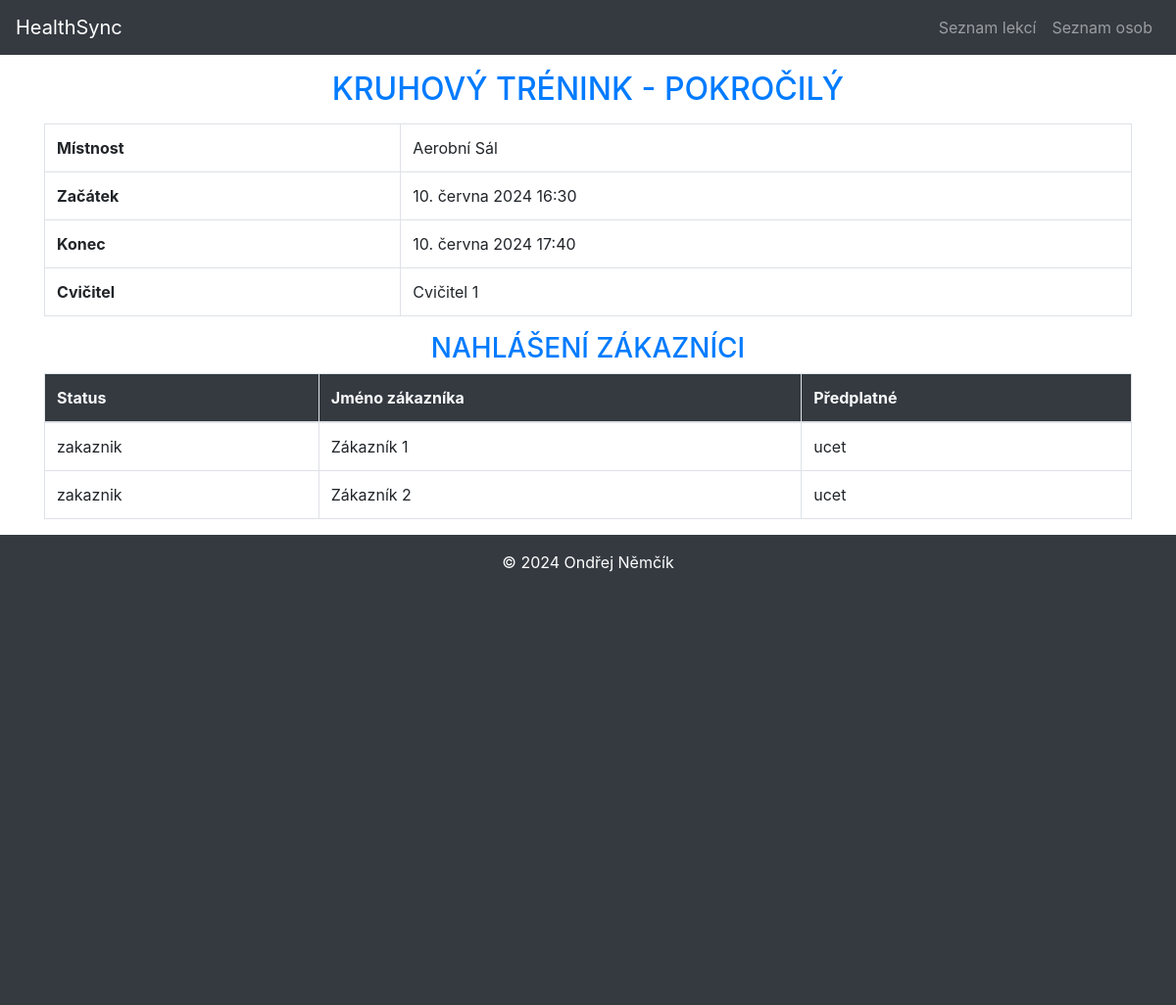
Before: /rezervace/lekce/9 with the older database file.
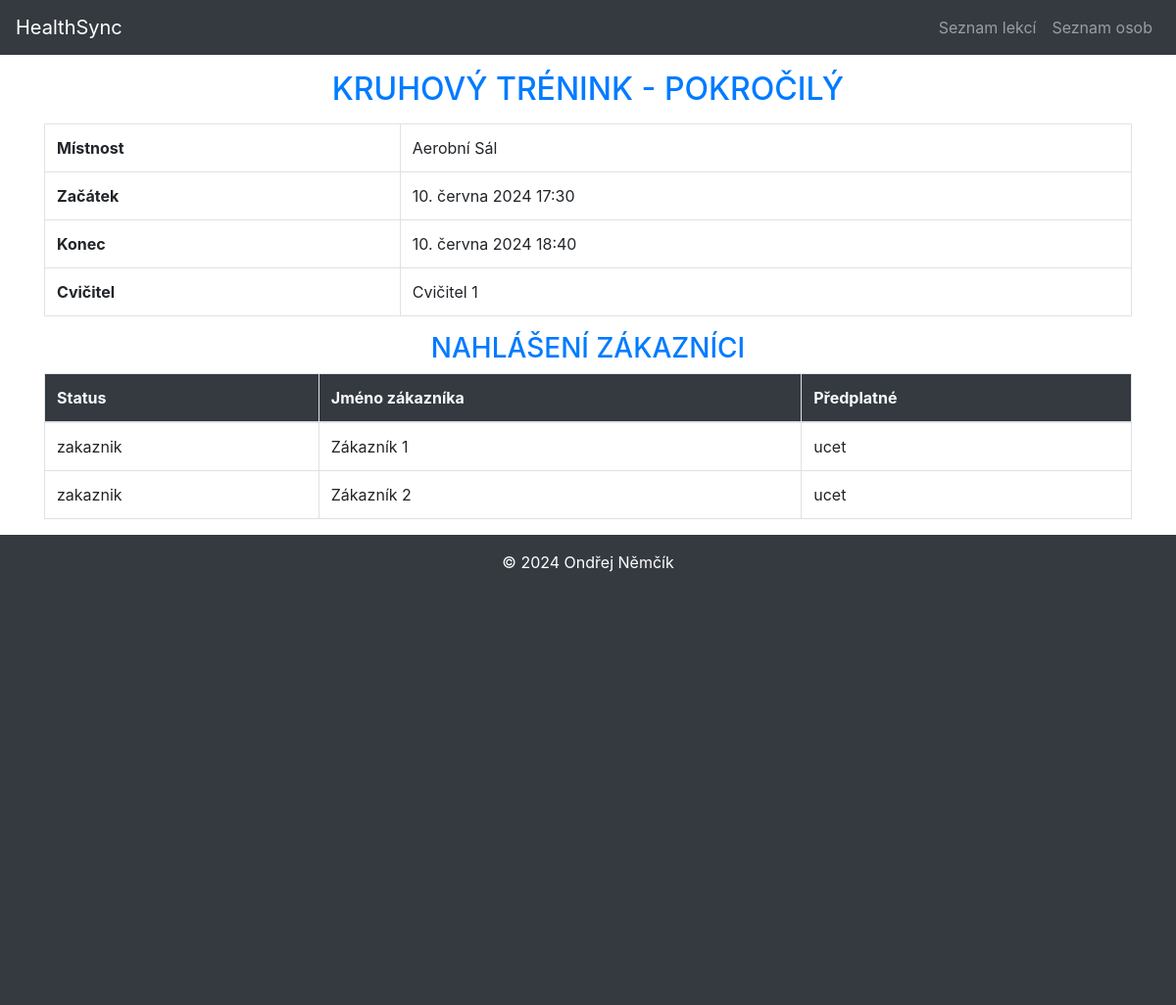
After: the same page with the newer database file.
### HealthSync/models.py (models this page shows, shortened)
class Lekce(models.Model):
    nazev = models.CharField(max_length=100, verbose_name='Název lekce', help_text='Zadejte název lekce')
    mistnost = models.ForeignKey(Mistnost, on_delete=models.CASCADE, verbose_name='Místnosti',
                                 error_messages={'blank': 'Místnost musí být zvolena'})
    cvicitel = models.ForeignKey(Osoba, on_delete=models.CASCADE, verbose_name='Cvičitel',
                                 error_messages={'blank': 'Cvičitel musí být zvolen'})
    start = models.DateTimeField()
    konec = models.DateTimeField()
    class Meta:
        ordering = ['nazev']
        verbose_name = 'Lekce'
        verbose_name_plural = 'Lekce'

class Mistnost(models.Model):
    jmeno = models.CharField(max_length=50, verbose_name='Název místnosti',
                             error_messages={'blank': 'Jméno místnosti musí být vyplněno'})
    kapacita = models.IntegerField(default=0, verbose_name='Kapacita', help_text='Kapacita musí být vyplněna')
    class Meta:
        ordering = ['jmeno']
        verbose_name = 'Místnost'
        verbose_name_plural = 'Místnosti'
    def __str__(self):
        return self.jmeno

class Osoba(models.Model):
    STATUS = [
        ('zakaznik', 'Zákazník'),
        ('zamestnanec', 'Zaměstnanec'),
        ('brigadnik', 'Brigádník'),
        ('cvicitel', 'Cvičitel'),
    ]
    PREDPLATNE = [
        ('ucet', 'Účet'),
        ('permanentka', 'Permanentka'),
        ('clen', 'Člen'),
    ]
    status = models.CharField(max_length=15, choices=STATUS, default='zakaznik', verbose_name='Typ účtu')
    predplatne = models.CharField(max_length=15, choices=PREDPLATNE, default='ucet', verbose_name='Typ předplatného')
    fotka = models.ImageField(upload_to=get_image_path, verbose_name='Fotografie',blank=True)
    jmeno = models.CharField(max_length=100, verbose_name='Jméno', help_text='')
    prijmeni = models.CharField(max_length=100, verbose_name='Přijmení', help_text='Zadejte přijmení uživatele')
    telefon = models.CharField(max_length=16, verbose_name='Telefon', validators=[TELEFON_REGEX],
                               help_text='Zadejte telefon v podobě: +420 777 777 777',)
    email = models.EmailField(unique=True, verbose_name='Email',
                              error_messages={'unique': 'E-mailová adresa musí být jedinečná',
                                              'invalid': 'Neplatná e-mailová adresa',
                                              'blank': 'Pole nesmí být prázdné'}
                              )
    adresa = models.CharField(max_length=100, blank=True, verbose_name='Adresa')
    psc = models.PositiveIntegerField(verbose_name='PSČ', help_text='Zadejte poštovní směrovací číslo (bez mezery)',
                                      validators=[PSC_REGEX])
    info = models.TextField(blank=True, null=True)
    class Meta:
        ordering = ['prijmeni', 'jmeno']
        verbose_name = 'Osoba'
        verbose_name_plural = 'Osoba'
    def __str__(self):
        return f"{self.jmeno} {self.prijmeni}"

### HealthSync/views.py (the view)
# urls.py: path('lekce/<int:pk>', views.LekceDetailView.as_view(), name='detail_lekce'),
class LekceDetailView(DetailView):
    model = Lekce
    template_name ='lekce/lekce_detail.html'
    def get_context_data(self, **kwargs):
        context = super().get_context_data(**kwargs)
        context['rezervace_list'] = Rezervace.objects.filter(lekce=self.get_object())
        return context

### HealthSync/templates/Lekce/lekce_detail.html
{% extends 'base.html' %}
{% block content %}
    <h2 class="text-primary text-center text-uppercase m-3">{{ lekce.nazev }}</h2>
    <div>
        <table class="table table-bordered table-responsive-lg">
            <tr>
                <th>Místnost</th>
                <td>{{ lekce.mistnost }}</td>
            </tr>
            <tr>
                <th>Začátek</th>
                <td>{{ lekce.start }}</td>
            </tr>
            <tr>
                <th>Konec</th>
                <td>{{ lekce.konec }}</td>
            </tr>
            <tr>
                <th>Cvičitel</th>
                <td>{{ lekce.cvicitel }}</td>
            </tr>
        </table>
    </div>
    <h3 class="text-primary text-center text-uppercase lg-2">Nahlášení zákazníci</h3>
    <div>
        <table class="table table-bordered table-responsive-lg">
            <thead class="bg-dark text-light">
                <tr>
                    <th>Status</th>
                    <th>Jméno zákazníka</th>
                    <th>Předplatné</th>
                </tr>
            </thead>
            <tbody>
                {% for rezervace in rezervace_list %}
                <tr>
                    <td>{{ rezervace.zakaznik.status }}</td>
                    <td>{{ rezervace.zakaznik }}</td>
                    <td>{{ rezervace.zakaznik.predplatne }}</td>
                </tr>
                {% empty %}
                <tr>
                    <td colspan="2" class="text-center">Žádné rezervace</td>
                </tr>
                {% endfor %}
            </tbody>
        </table>
    </div>
{% endblock %}

Changed rows visible on the page:
changed Lekce "KRUHOVÝ TRÉNINK - POKROČILÝ": start "10. června 2024 16:30" → "10. června 2024 17:30"; konec "10. června 2024 17:40" → "10. června 2024 18:40"
